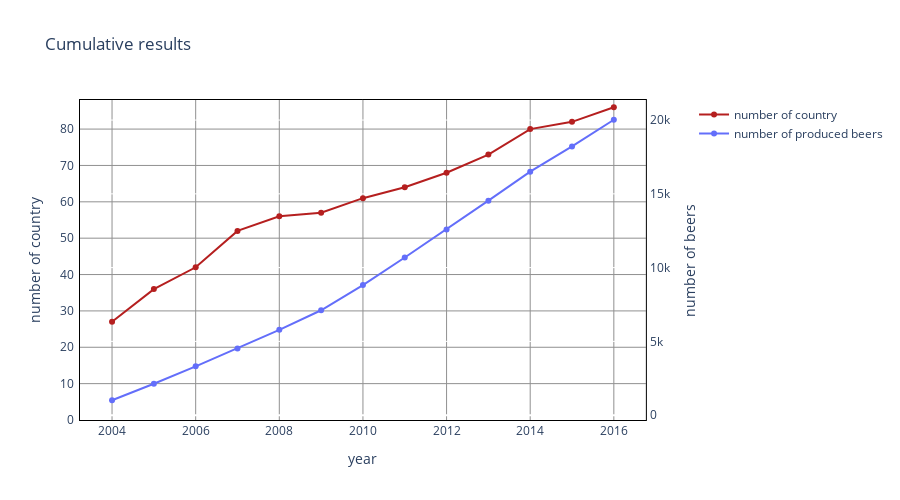

Notebook code cell kept with this figure:
### Code cell
f1, f2 = simulation()
f1.show()
f2.show()

### Figure 1 — Plotly figure (JSON) as saved in the notebook; plotly's stock layout.template omitted (floating-point values rounded to 4 significant figures)
{"data": [{"line": {"color": "#B51F1F", "width": 2}, "name": "number of country", "type": "scatter", "x": [2004, 2005, 2006, 2007, 2008, 2009, 2010, 2011, 2012, 2013, 2014, 2015, 2016, 2017], "xaxis": "x", "y": [27, 36, 42, 52, 56, 57, 61, 64, 68, 73, 80, 82, 86], "yaxis": "y"}, {"line": {"color": "#636EFA", "width": 2}, "name": "number of produced beers", "type": "scatter", "x": [2004, 2005, 2006, 2007, 2008, 2009, 2010, 2011, 2012, 2013, 2014, 2015, 2016, 2017], "xaxis": "x", "y": [1011, 2130, 3311, 4523, 5783, 7110, 8820, 10685, 12588, 14537, 16501, 18214, 20022], "yaxis": "y2"}], "layout": {"height": 500, "hovermode": "x unified", "plot_bgcolor": "rgba(0,0,0,0)", "title": {"text": "Cumulative results"}, "width": 900, "xaxis": {"anchor": "y", "domain": [0, 0.94], "gridcolor": "#909090", "linecolor": "black", "linewidth": 1, "mirror": true, "showline": true, "title": {"text": "year"}}, "yaxis": {"anchor": "x", "domain": [0, 1], "gridcolor": "#909090", "linecolor": "black", "linewidth": 1, "mirror": true, "range": [0, 88], "showline": true, "ticksuffix": " ", "title": {"text": "number of country"}}, "yaxis2": {"anchor": "x", "overlaying": "y", "side": "right", "tickprefix": " ", "title": {"text": "number of beers"}}}}
